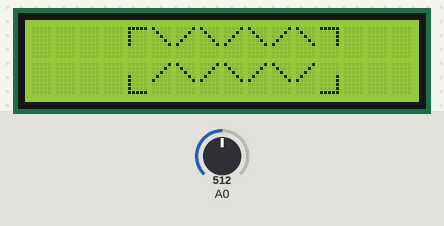
The sketch below on a simulated Arduino Uno, built with avr-gcc and run on an emulated ATmega328P. Parts: 16×2 character LCD. Inputs (shaded band) come from the test bench; at power-on: A0 = 512.

Above: at 1.2 s.
1.3 s: A0 set to 122
At 1.38 s:
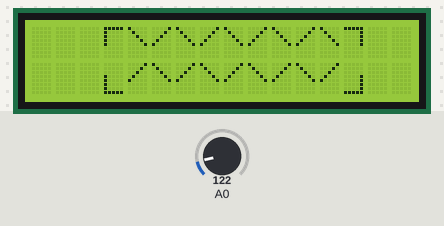
3.2 s: A0 set to 511
At 3.34 s:
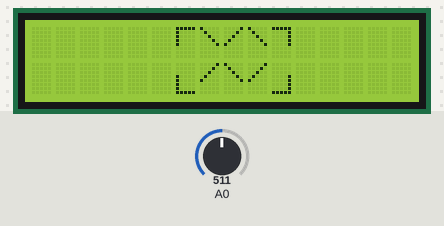
6.2 s: A0 set to 306
At 7.64 s:
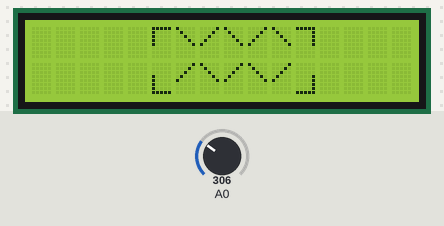
7.7 s: A0 set to 900
10.7 s: A0 set to 1023
Timing chart, 0 to 13.2 s (numbered marks = the images above; inputs shaded):
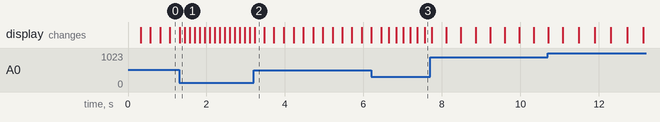

The sketch:

LCD_animation_geometric.ino
```cpp
/*
  LiquidCrystal Library - Geometric Pattern Animation (no blinking)

  Fixed: removed the center block that was toggling on/off every
  other frame (which looked like a blinking cursor). The pattern now
  only expands/contracts smoothly with no flashing elements.
*/

#include <LiquidCrystal.h>

const int rs = 12, en = 11, d4 = 5, d5 = 4, d6 = 3, d7 = 2;
LiquidCrystal lcd(rs, en, d4, d5, d6, d7);

byte diagUp[8] = {
  0b00001, 0b00010, 0b00100, 0b01000,
  0b10000, 0b00000, 0b00000, 0b00000
};
byte diagDown[8] = {
  0b10000, 0b01000, 0b00100, 0b00010,
  0b00001, 0b00000, 0b00000, 0b00000
};
byte cornerTL[8] = {
  0b11111, 0b10000, 0b10000, 0b10000,
  0b10000, 0b00000, 0b00000, 0b00000
};
byte cornerTR[8] = {
  0b11111, 0b00001, 0b00001, 0b00001,
  0b00001, 0b00000, 0b00000, 0b00000
};
byte cornerBL[8] = {
  0b00000, 0b00000, 0b00000, 0b10000,
  0b10000, 0b10000, 0b10000, 0b11111
};
byte cornerBR[8] = {
  0b00000, 0b00000, 0b00000, 0b00001,
  0b00001, 0b00001, 0b00001, 0b11111
};

enum { DIAG_UP, DIAG_DOWN, CORNER_TL, CORNER_TR, CORNER_BL, CORNER_BR };

const int cols = 16;
const int rows = 2;
int frame = 0;
const int maxFrame = 8;

void setup() {
  lcd.begin(16, 2);
  lcd.noCursor();
  lcd.noBlink();

  lcd.createChar(DIAG_UP, diagUp);
  lcd.createChar(DIAG_DOWN, diagDown);
  lcd.createChar(CORNER_TL, cornerTL);
  lcd.createChar(CORNER_TR, cornerTR);
  lcd.createChar(CORNER_BL, cornerBL);
  lcd.createChar(CORNER_BR, cornerBR);
}

void clearDisplay() {
  for (int r = 0; r < rows; r++) {
    lcd.setCursor(0, r);
    lcd.print("                "); // 16 spaces
  }
}

void drawFrame(int size) {
  clearDisplay();

  int centerCol = cols / 2;
  int left = centerCol - size;
  int right = centerCol + size;

  if (left < 0) left = 0;
  if (right > cols - 1) right = cols - 1;

  lcd.setCursor(left, 0);
  lcd.write(byte(CORNER_TL));
  for (int c = left + 1; c < right; c++) {
    lcd.setCursor(c, 0);
    lcd.write(byte(((c - left) % 2 == 0) ? DIAG_UP : DIAG_DOWN));
  }
  if (right > left) {
    lcd.setCursor(right, 0);
    lcd.write(byte(CORNER_TR));
  }

  lcd.setCursor(left, 1);
  lcd.write(byte(CORNER_BL));
  for (int c = left + 1; c < right; c++) {
    lcd.setCursor(c, 1);
    lcd.write(byte(((c - left) % 2 == 0) ? DIAG_DOWN : DIAG_UP));
  }
  if (right > left) {
    lcd.setCursor(right, 1);
    lcd.write(byte(CORNER_BR));
  }
}

void loop() {
  int sensorReading = analogRead(A0);
  int frameDelay = map(sensorReading, 0, 1023, 80, 400);

  drawFrame(frame);

  frame++;
  if (frame > maxFrame) {
    frame = 0;
  }

  delay(frameDelay);
}
```
